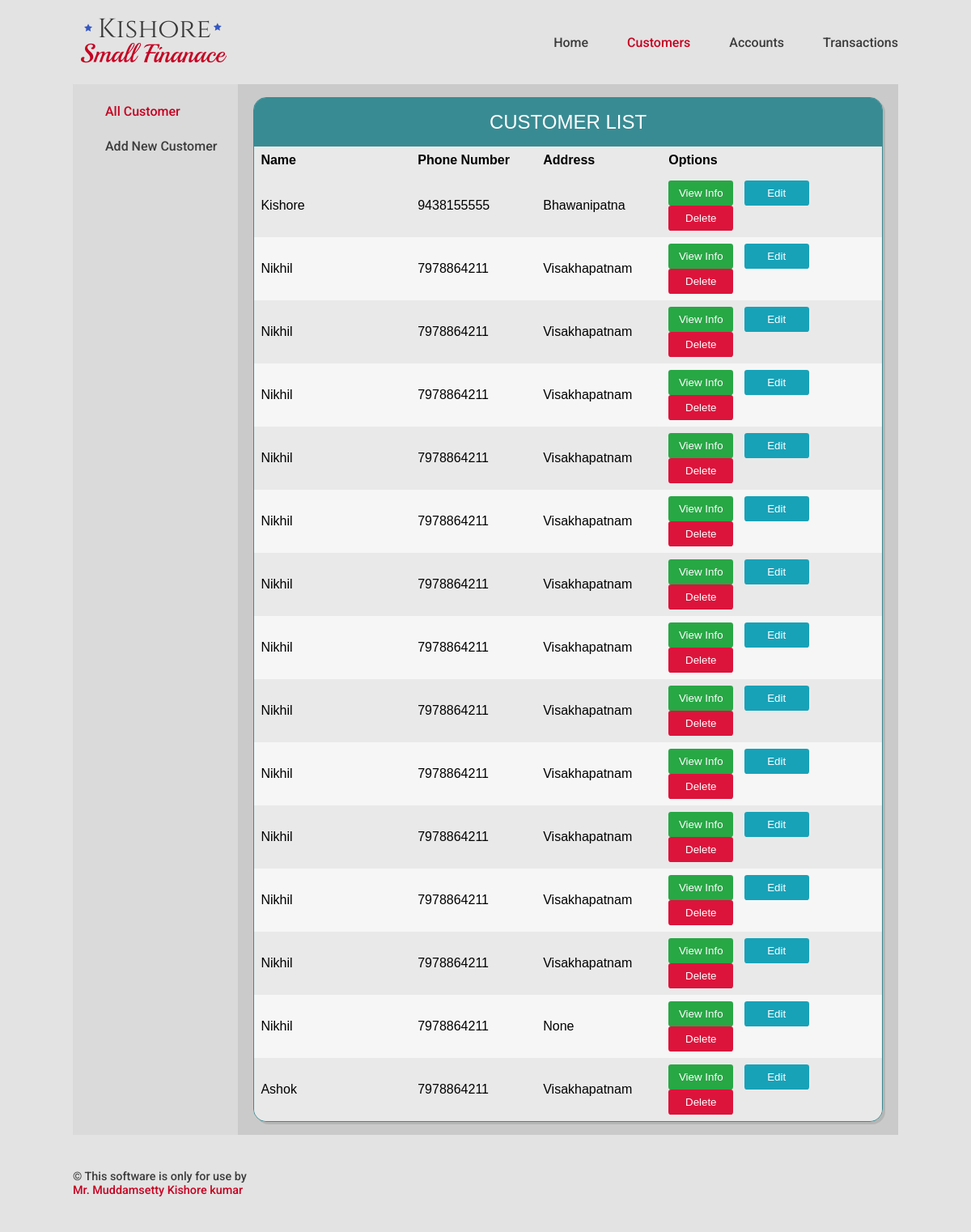
/customer/, run on an earlier commit of the app's database.
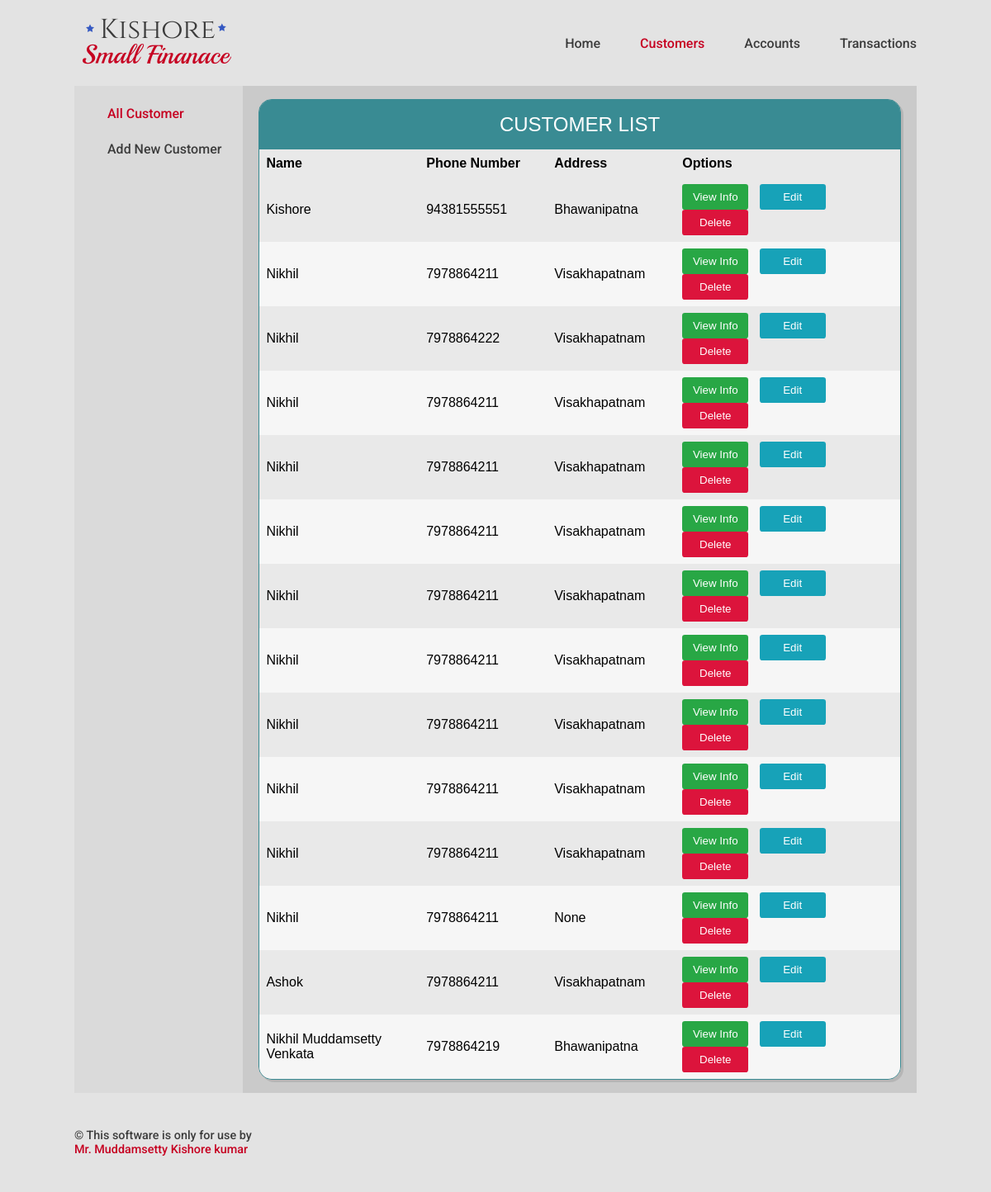
And on a later commit of the database.
### Customers/models.py (models this page shows, shortened)
class Customer(models.Model):
    customer_id = models.AutoField(primary_key=True)
    customer_name = models.CharField(max_length=35,db_index=True)
    customer_phone_number = models.IntegerField(blank=True,null=True)
    customer_address_line_1 = models.CharField(max_length=40,blank=True, null=True)
    customer_address_line_2 = models.CharField(max_length=40,blank=True, null=True)
    customer_address_city = models.CharField(max_length=40,blank=True, null=True)

### Customers/views.py (the view)
# urls.py: path('' , CustomerListView.as_view(), name='customer_home'),
class CustomerListView(ListView):
    model = Customer
    fields = ['customer_id','customer_name', 'customer_phone_number','customer_address_city']
    template_name = 'Customers/customer_home.html'

### Template/Customers/customer_home.html (shortened to what this page needs)
<!DOCTYPE html>
{% extends "base.html" %}
{% block nav-Customers %}
current-link
{% endblock %}
{% block main %}
<div class="main-column">
  <div class="col sub-navigation">
    <ul class="sub-navigation-ul">
      <li class="sub-navigation-li"><a class="sub-nav-link current-link" href="/customer/">All Customer</a></li>
      <li class="sub-navigation-li"><a class="sub-nav-link " href="/customer/create/">Add New Customer</a></li>
    </ul>
  </div>
  <div class="col main-data">
    <div class="table-display" cellspacing="0" >
      <div class="table-header">Customer List</div>
      <table>
        <thead >
          <tr class="row">
            <th class="row-25" >Name</th>
            <th class="row-20">Phone Number</th>
            <th class="row-20">Address</th>
            <th class="row-35">Options</th>
          </tr>
        </thead>
        <tbody>
          {% for customer in customer_list %}
          <tr class="row">
            <td>{{customer.customer_name}}</td>
            <td>{{customer.customer_phone_number}}</td>
            <td>{{customer.customer_address_city}}</td>
            <td>
              <a href="linkedAccounts/{{customer.customer_id}}">
                <button type="button" class="btn btn-safe">View Info</button></a>&nbsp;&nbsp;
              <a href="update/{{customer.customer_id}}">
                <button type="button" class="btn btn-option">Edit</button></a>&nbsp;&nbsp;
              <a href="delete/{{customer.customer_id}}">
                <button type="button" class="btn btn-danger">Delete</button></a>
              </td>
            </tr>
          {% empty %}
          <p>no customer yet.</p>
          {% endfor %}
        </tbody>
      </table>
    </div>
  </div>
</div>
{% endblock %}

What changed in the data, as far as the page shows it:
removed Customer: customer_name "Nikhil", customer_phone_number "7978864211", customer_address_city "Visakhapatnam"
removed Customer: customer_name "Nikhil", customer_phone_number "7978864211", customer_address_city "Visakhapatnam"
changed Customer "Kishore": customer_phone_number "9438155555" → "94381555551"
changed Customer (number 3 of 14 on the later page): customer_phone_number "7978864211" → "7978864222"
added Customer: customer_name "Nikhil Muddamsetty Venkata", customer_phone_number "7978864219", customer_address_city "Bhawanipatna"
